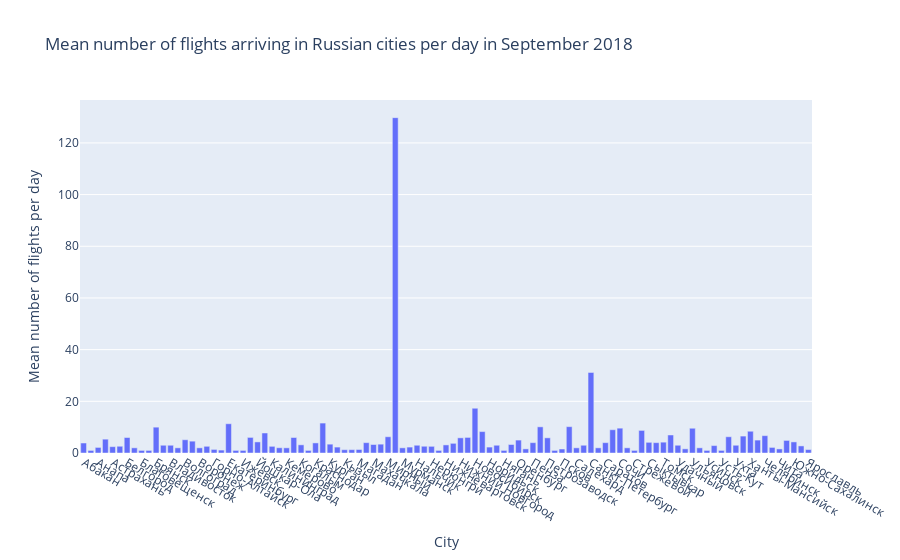

The notebook cell this image was saved under:
### Markdown cell above
## Flight arrivals in Russian cities

### Code cell
fig = px.bar(city_average_flights, 
             x="city", 
             y = 'average_flights',
             title='Mean number of flights arriving in Russian cities per day in September 2018',
             labels=dict(city="City", average_flights="Mean number of flights per day"))
fig.update_xaxes(tickangle=30)
fig.show()

### Figure 1 — Plotly figure (JSON) as saved in the notebook; plotly's stock layout.template omitted (floating-point values rounded to 4 significant figures)
{"data": [{"alignmentgroup": "True", "hovertemplate": "City=%{x}<br>Mean number of flights per day=%{y}<extra></extra>", "legendgroup": "", "marker": {"color": "#636efa", "pattern": {"shape": ""}}, "name": "", "offsetgroup": "", "orientation": "v", "showlegend": false, "textposition": "auto", "type": "bar", "x": ["Абакан", "Анадырь", "Анапа", "Архангельск", "Астрахань", "Барнаул", "Белгород", "Белоярский", "Благовещенск", "Братск", "Брянск", "Бугульма", "Владивосток", "Владикавказ", "Волгоград", "Воркута", "Воронеж", "Геленджик", "Горно-Алтайск", "Грозный", "Екатеринбург", "Иваново", "Ижевск", "Иркутск", "Йошкар-Ола", "Казань", "Калининград", "Калуга", "Кемерово", "Киров", "Когалым", "Комсомольск-на-Амуре", "Краснодар", "Красноярск", "Курган", "Курск", "Кызыл", "Липецк", "Магадан", "Магнитогорск", "Махачкала", "Минеральные Воды", "Мирный", "Москва", "Мурманск", "Надым", "Нальчик", "Нарьян-Мар", "Нерюнгри", "Нефтеюганск", "Нижневартовск", "Нижнекамск", "Нижний Новгород", "Новокузнецк", "Новосибирск", "Новый Уренгой", "Норильск", "Ноябрьск", "Нягань", "Омск", "Оренбург", "Орск", "Пенза", "Пермь", "Петрозаводск", "Петропавловск-Камчатский", "Псков", "Ростов-на-Дону", "Салехард", "Самара", "Санкт-Петербург", "Саранск", "Саратов", "Советский", "Сочи", "Ставрополь", "Стрежевой", "Сургут", "Сыктывкар", "Тамбов", "Томск", "Тюмень", "Удачный", "Улан-Удэ", "Ульяновск", "Урай", "Усинск", "Усть-Илимск", "Усть-Кут", "Уфа", "Ухта", "Хабаровск", "Ханты-Мансийск", "Чебоксары", "Челябинск", "Череповец", "Чита", "Элиста", "Южно-Сахалинск", "Якутск", "Ярославль"], "xaxis": "x", "y": [3.871, 1, 2.161, 5.355, 2.452, 2.613, 6, 2, 1, 1, 10, 3, 3, 2, 5.129, 4.581, 2, 2.591, 1.387, 1.129, 11.32, 1, 1, 6.032, 4.29, 7.742, 2.581, 2.032, 2, 6, 3.161, 1, 3.903, 11.58, 3.419, 2.29, 1.278, 1.294, 1.357, 4, 3.29, 3.419, 6.29, 129.8, 2, 2.29, 3, 2.613, 2.581, 1, 3.129, 3.742, 5.871, 6.032, 17.32, 8.29, 2.29, 3, 1, 3.29, 5, 1.591, 4, 10.13, 5.871, 1, 1.548, 10.19, 2, 3, 31.16, 2, 4, 9, 9.613, 2, 1, 8.742, 4.129, 4, 4.194, 6.968, 3, 1.609, 9.581, 2, 1, 2.871, 1, 6.29, 3, 6.548, 8.419, 5, 6.71, 2.161, 1.581, 4.871, 4.29, 2.742, 1.323], "yaxis": "y"}], "layout": {"barmode": "relative", "legend": {"tracegroupgap": 0}, "title": {"text": "Mean number of flights arriving in Russian cities per day in September 2018"}, "xaxis": {"anchor": "y", "domain": [0, 1], "tickangle": 30, "title": {"text": "City"}}, "yaxis": {"anchor": "x", "domain": [0, 1], "title": {"text": "Mean number of flights per day"}}}}
